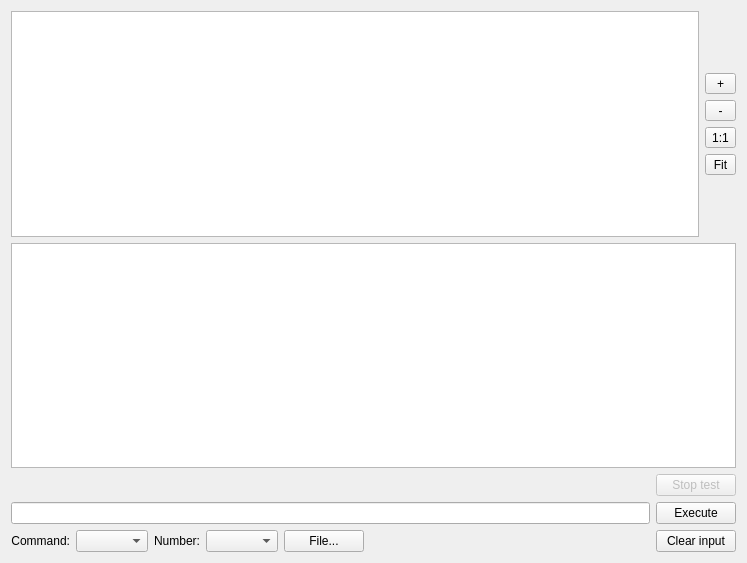
<?xml version="1.0" encoding="UTF-8"?>
<ui version="4.0">
 <class>MainWindow</class>
 <widget class="QMainWindow" name="MainWindow">
  <property name="geometry">
   <rect>
    <x>0</x>
    <y>0</y>
    <width>747</width>
    <height>563</height>
   </rect>
  </property>
  <property name="windowTitle">
   <string>MainWindow</string>
  </property>
  <widget class="QWidget" name="centralWidget">
   <layout class="QHBoxLayout" name="horizontalLayout_3">
    <item>
     <layout class="QVBoxLayout" name="verticalLayout">
      <item>
       <layout class="QHBoxLayout" name="horizontalLayout_4">
        <item>
         <widget class="QGraphicsView" name="graphics_view">
          <property name="interactive">
           <bool>true</bool>
          </property>
          <property name="dragMode">
           <enum>QGraphicsView::NoDrag</enum>
          </property>
         </widget>
        </item>
        <item>
         <layout class="QVBoxLayout" name="verticalLayout_2">
          <item>
           <spacer name="verticalSpacer">
            <property name="orientation">
             <enum>Qt::Vertical</enum>
            </property>
            <property name="sizeHint" stdset="0">
             <size>
              <width>20</width>
              <height>40</height>
             </size>
            </property>
           </spacer>
          </item>
          <item>
           <widget class="QToolButton" name="zoom_plus">
            <property name="sizePolicy">
             <sizepolicy hsizetype="Preferred" vsizetype="Fixed">
              <horstretch>0</horstretch>
              <verstretch>0</verstretch>
             </sizepolicy>
            </property>
            <property name="text">
             <string>+</string>
            </property>
           </widget>
          </item>
          <item>
           <widget class="QToolButton" name="zoom_minus">
            <property name="sizePolicy">
             <sizepolicy hsizetype="Preferred" vsizetype="Fixed">
              <horstretch>0</horstretch>
              <verstretch>0</verstretch>
             </sizepolicy>
            </property>
            <property name="text">
             <string>-</string>
            </property>
           </widget>
          </item>
          <item>
           <widget class="QToolButton" name="zoom_1">
            <property name="sizePolicy">
             <sizepolicy hsizetype="Preferred" vsizetype="Fixed">
              <horstretch>0</horstretch>
              <verstretch>0</verstretch>
             </sizepolicy>
            </property>
            <property name="text">
             <string>1:1</string>
            </property>
           </widget>
          </item>
          <item>
           <widget class="QToolButton" name="zoom_fit">
            <property name="sizePolicy">
             <sizepolicy hsizetype="Preferred" vsizetype="Fixed">
              <horstretch>0</horstretch>
              <verstretch>0</verstretch>
             </sizepolicy>
            </property>
            <property name="text">
             <string>Fit</string>
            </property>
           </widget>
          </item>
          <item>
           <spacer name="verticalSpacer_2">
            <property name="orientation">
             <enum>Qt::Vertical</enum>
            </property>
            <property name="sizeHint" stdset="0">
             <size>
              <width>20</width>
              <height>40</height>
             </size>
            </property>
           </spacer>
          </item>
         </layout>
        </item>
       </layout>
      </item>
      <item>
       <widget class="QPlainTextEdit" name="output">
        <property name="undoRedoEnabled">
         <bool>false</bool>
        </property>
        <property name="lineWrapMode">
         <enum>QPlainTextEdit::NoWrap</enum>
        </property>
       </widget>
      </item>
      <item>
       <layout class="QHBoxLayout" name="horizontalLayout_5">
        <item>
         <layout class="QVBoxLayout" name="verticalLayout_4">
          <item>
           <widget class="QLabel" name="cmd_info_text">
            <property name="sizePolicy">
             <sizepolicy hsizetype="Preferred" vsizetype="Preferred">
              <horstretch>0</horstretch>
              <verstretch>0</verstretch>
             </sizepolicy>
            </property>
            <property name="text">
             <string/>
            </property>
           </widget>
          </item>
          <item>
           <widget class="QLineEdit" name="lineEdit"/>
          </item>
          <item>
           <layout class="QHBoxLayout" name="horizontalLayout">
            <item>
             <widget class="QLabel" name="label">
              <property name="sizePolicy">
               <sizepolicy hsizetype="Fixed" vsizetype="Preferred">
                <horstretch>0</horstretch>
                <verstretch>0</verstretch>
               </sizepolicy>
              </property>
              <property name="text">
               <string>Command:</string>
              </property>
              <property name="alignment">
               <set>Qt::AlignRight|Qt::AlignTrailing|Qt::AlignVCenter</set>
              </property>
             </widget>
            </item>
            <item>
             <widget class="QComboBox" name="cmd_select"/>
            </item>
            <item>
             <widget class="QLabel" name="label_2">
              <property name="sizePolicy">
               <sizepolicy hsizetype="Fixed" vsizetype="Preferred">
                <horstretch>0</horstretch>
                <verstretch>0</verstretch>
               </sizepolicy>
              </property>
              <property name="text">
               <string>Number:</string>
              </property>
              <property name="alignment">
               <set>Qt::AlignRight|Qt::AlignTrailing|Qt::AlignVCenter</set>
              </property>
             </widget>
            </item>
            <item>
             <widget class="QComboBox" name="number_select"/>
            </item>
            <item>
             <widget class="QPushButton" name="file_button">
              <property name="text">
               <string>File...</string>
              </property>
             </widget>
            </item>
            <item>
             <spacer name="horizontalSpacer">
              <property name="orientation">
               <enum>Qt::Horizontal</enum>
              </property>
              <property name="sizeHint" stdset="0">
               <size>
                <width>40</width>
                <height>20</height>
               </size>
              </property>
             </spacer>
            </item>
           </layout>
          </item>
         </layout>
        </item>
        <item>
         <layout class="QVBoxLayout" name="verticalLayout_3">
          <item>
           <widget class="QPushButton" name="stop_button">
            <property name="enabled">
             <bool>false</bool>
            </property>
            <property name="text">
             <string>Stop test</string>
            </property>
           </widget>
          </item>
          <item>
           <widget class="QPushButton" name="execute_button">
            <property name="text">
             <string>Execute</string>
            </property>
           </widget>
          </item>
          <item>
           <widget class="QPushButton" name="clear_input_button">
            <property name="text">
             <string>Clear input</string>
            </property>
           </widget>
          </item>
         </layout>
        </item>
       </layout>
      </item>
     </layout>
    </item>
   </layout>
  </widget>
 </widget>
 <layoutdefault spacing="6" margin="11"/>
 <resources/>
 <connections/>
</ui>
